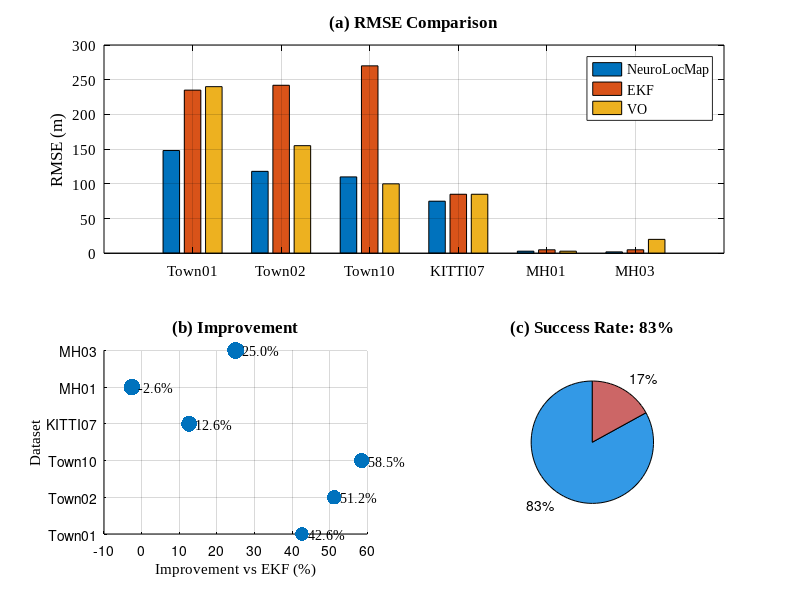

Write the MATLAB code that produced this figure.
clear; clc; close all;

set(0, 'DefaultFigureColor', [1 1 1]);
set(0, 'DefaultAxesColor', [1 1 1]);
set(0, 'DefaultTextColor', [0 0 0]);
set(0, 'DefaultAxesXColor', [0 0 0]);
set(0, 'DefaultAxesYColor', [0 0 0]);

datasets = {'Town01','Town02','Town10','KITTI07','MH01','MH03'};
neuro = [148,118,110,75,3,2];
ekf = [235,242,270,85,5,5];
vo = [240,155,100,85,3,20];

imp = [42.6, 51.2, 58.5, 12.6, -2.6, 25.0];
success = [83,17];

figure('Position',[100 100 1000 800]);

subplot(2,2,[1 2]);
bar([neuro;ekf;vo]');
set(gca,'XTickLabel',datasets,'FontName','Times New Roman','FontSize',11);
ylabel('RMSE (m)','FontName','Times New Roman','FontSize',12);
title('(a) RMSE Comparison','FontName','Times New Roman','FontSize',12);
legend('NeuroLocMap','EKF','VO','Location','best','FontName','Times New Roman');
grid on;

subplot(2,2,3);
scatter(imp,1:6,100:10:150,'filled');
yticks(1:6); 
yticklabels(datasets);
xlabel('Improvement vs EKF (%)','FontName','Times New Roman','FontSize',11);
ylabel('Dataset','FontName','Times New Roman','FontSize',11);
title('(b) Improvement','FontName','Times New Roman','FontSize',12);
grid on;

for i = 1:6
    text(imp(i)+1.8, i, sprintf('%.1f%%', imp(i)), ...
         'FontName','Times New Roman','FontSize',10);
end

subplot(2,2,4);
pie(success);
colormap([0.2 0.6 0.9; 0.8 0.4 0.4]);
title('(c) Success Rate: 83%','FontName','Times New Roman','FontSize',12);

print('Fig2_Performance_Comparison','-depsc','-r600');
